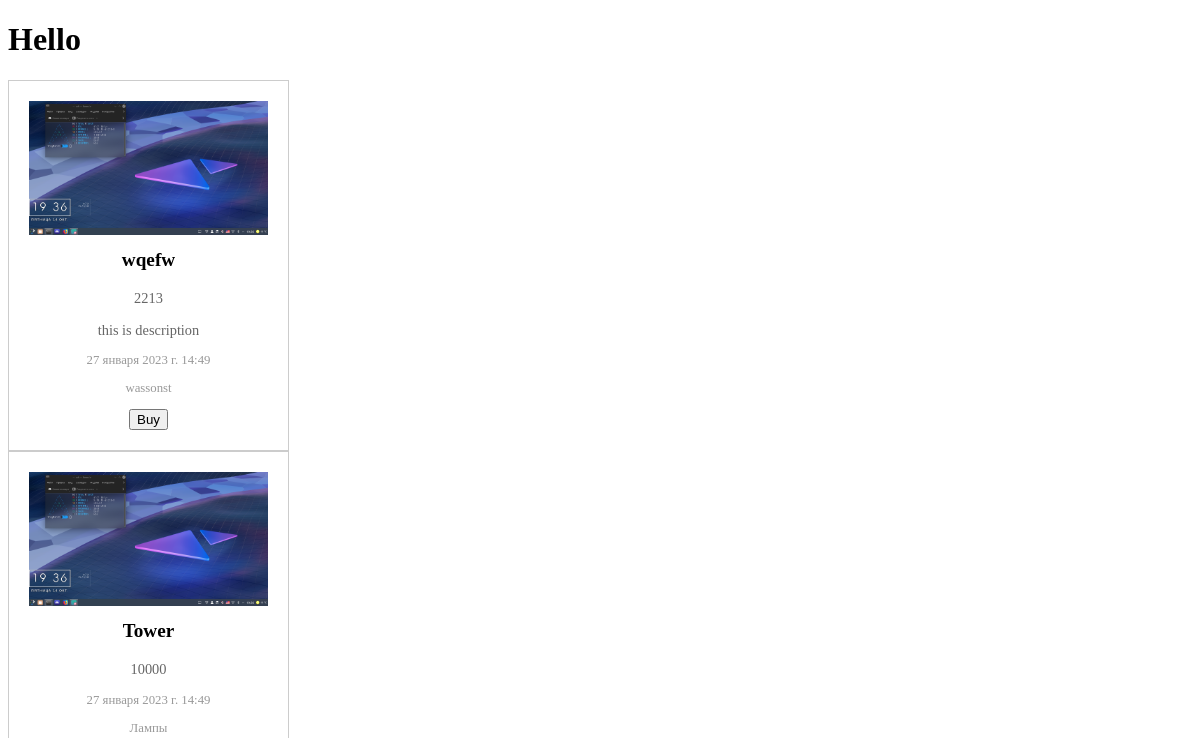
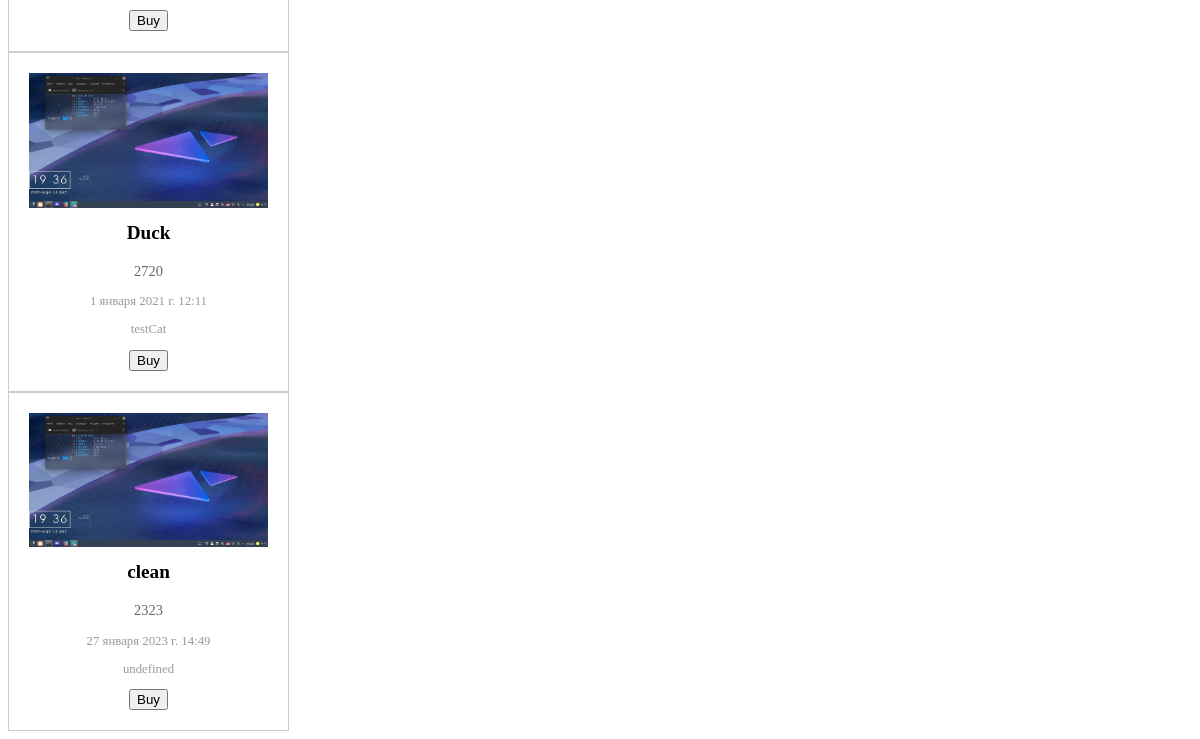
Page /filter_by_price on the earlier database version (2 pictures, top to bottom).
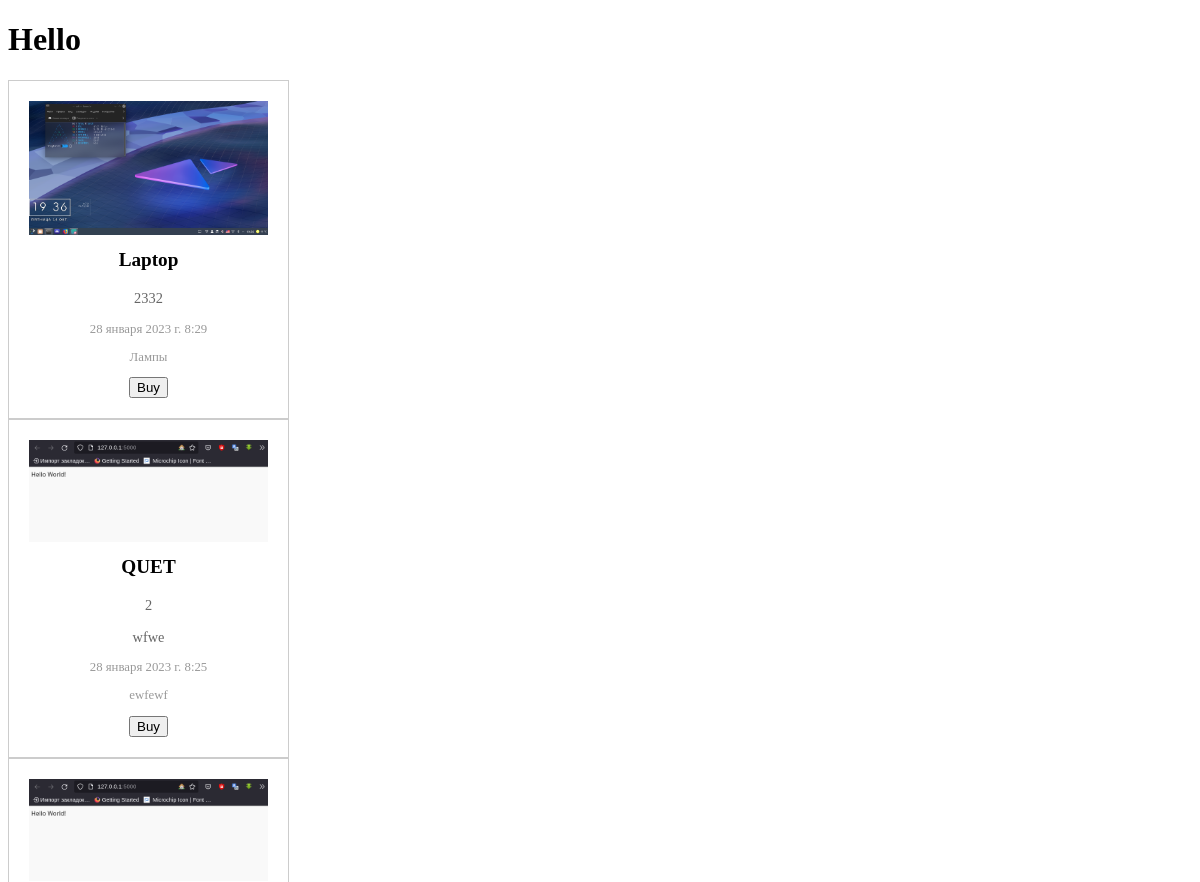
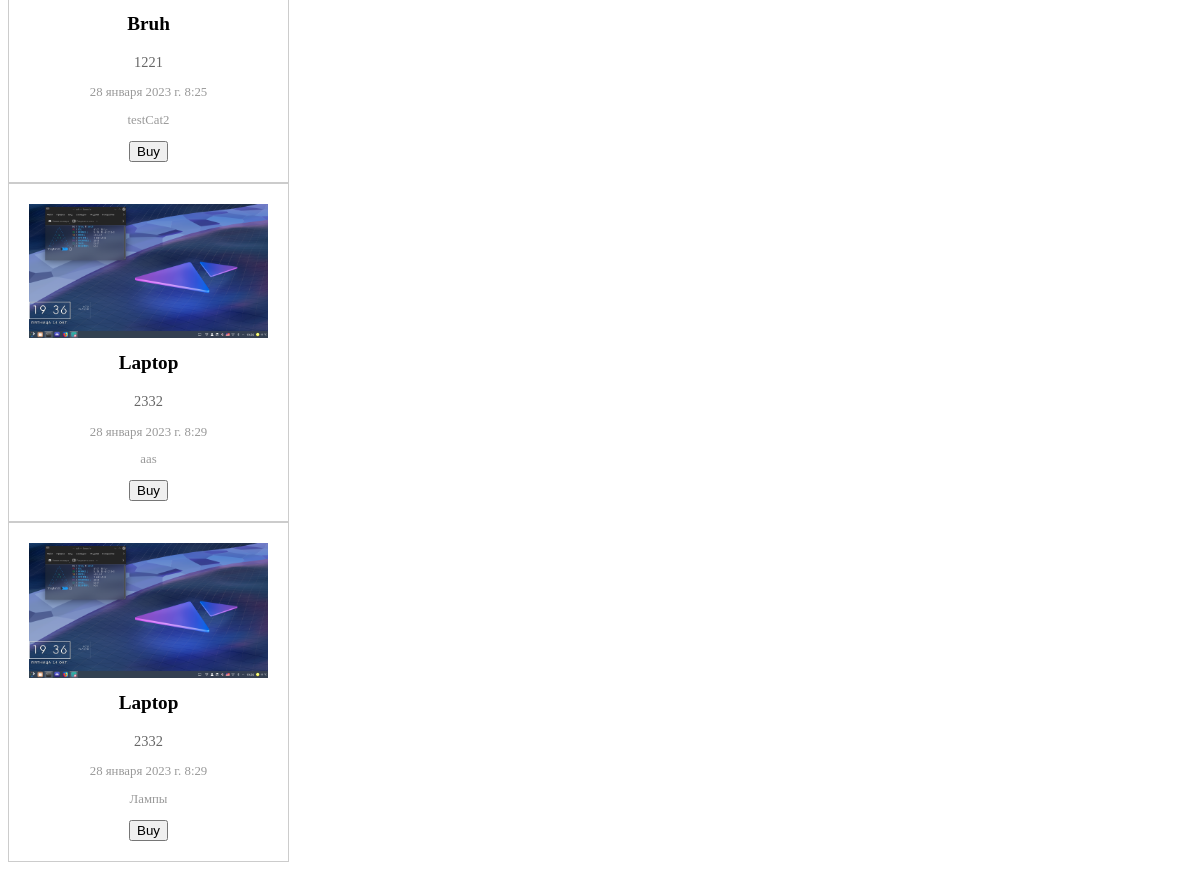
Same page on the later database version (2 pictures, top to bottom).
### product/models.py (models this page shows, shortened)
class Product(models.Model):
    category = models.ForeignKey(
        Category, on_delete=models.CASCADE, null=True)
    code = models.CharField(max_length=30, unique=True, null=False)
    vendor_code = models.CharField(
        max_length=30, unique=True, null=False)
    name = models.CharField(max_length=100)
    price = models.IntegerField(default=0)
    date = models.DateTimeField(default=now())
    description = models.TextField(null=True, blank=True)
    image = models.ImageField(upload_to="product_image")
    slug = models.CharField(max_length=100, blank=False)
    from_csv = models.BooleanField(default=False)
    class Meta:
        verbose_name = "Товар"
        verbose_name_plural = 'Товары'

class Category(models.Model):
    name = models.CharField(max_length=30)
    def __str__(self):
        return self.name
    class Meta:
        verbose_name = "Категория"
        verbose_name_plural = 'Категории'

### product/views.py (the view)
# urls.py: path("filter_by_price", views.filter_by_price)
def filter_by_price(request):
    products = Product.objects.all().order_by('?')
    return render(request, "pages/products.html", context={"products": products})

### templates/pages/products.html (shortened to what this page needs)
{% load static %}
<!DOCTYPE html>
<html lang="en">
<head>
       <link rel="stylesheet" href="{% static 'style.css' %}" type="text/css">
</head>
<body>
<h1> Hello </h1>
{% for product in products %}
<div class="product-grid">
  <div class="product">
    <img src="{{product.image.url}}" alt="Product 1">
    <h3 class="product-name">{{product.name}}</h3>
      <p class="product-description">{{product.price}}</p>
    <p class="product-description">{{product.description}}</p>
    <p class="product-date">{{product.date}}</p>
      <p class="product-date">{{product.category}}</p>
      <button>Buy</button>
  </div>
</div>
{% endfor %}
</body>
</html>

Differences in the rows shown:
removed Product: image (picture), name "wqefw", price "2213", description "this is description", date "27 января 2023 г. 14:49", category "wassonst"
removed Product: image (picture), name "Tower", price "10000", date "27 января 2023 г. 14:49", category "Лампы"
removed Product: image (picture), name "Duck", price "2720", date "1 января 2021 г. 12:11", category "testCat"
removed Product: image (picture), name "clean", price "2323", date "27 января 2023 г. 14:49", category "undefined"
added Product: image (picture), name "Laptop", price "2332", date "28 января 2023 г. 8:29", category "Лампы"
added Product: image (picture), name "QUET", price "2", description "wfwe", date "28 января 2023 г. 8:25", category "ewfewf"
added Product: image (picture), name "Bruh", price "1221", date "28 января 2023 г. 8:25", category "testCat2"
added Product: image (picture), name "Laptop", price "2332", date "28 января 2023 г. 8:29", category "aas"
added Product: image (picture), name "Laptop", price "2332", date "28 января 2023 г. 8:29", category "Лампы"
